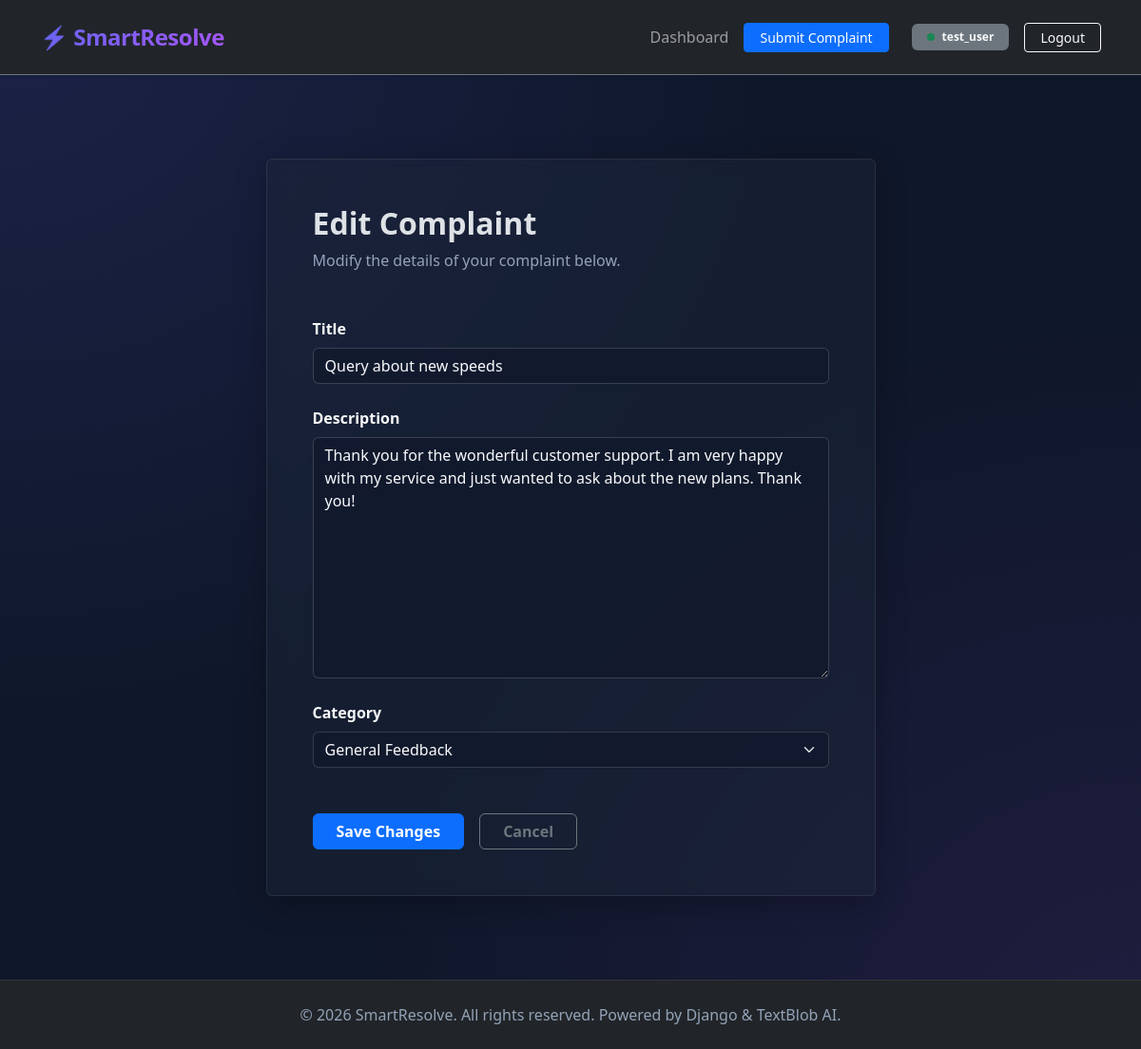
/complaint/14/edit/ (signed in), run on the app's committed database.
### complaint/models.py (models this page shows, shortened)
class Complaint(models.Model):
    CATEGORY_CHOICES = [
        ('technical', 'Technical Support'),
        ('billing', 'Billing & Payments'),
        ('account', 'Account Issues'),
        ('feedback', 'General Feedback'),
        ('other', 'Other'),
    ]
    PRIORITY_CHOICES = [
        ('Low', 'Low'),
        ('Medium', 'Medium'),
        ('High', 'High'),
    ]
    STATUS_CHOICES = [
        ('Pending', 'Pending'),
        ('In Progress', 'In Progress'),
        ('Resolved', 'Resolved'),
    ]
    user = models.ForeignKey(User, on_delete=models.CASCADE, related_name='complaints')
    title = models.CharField(max_length=200)
    description = models.TextField()
    category = models.CharField(max_length=20, choices=CATEGORY_CHOICES, default='other')
    priority = models.CharField(max_length=10, choices=PRIORITY_CHOICES, default='Medium')
    status = models.CharField(max_length=15, choices=STATUS_CHOICES, default='Pending')
    sentiment_score = models.FloatField(null=True, blank=True)
    created_at = models.DateTimeField(auto_now_add=True)
    class Meta:
        ordering = ['-created_at']

### complaint/views.py (the view)
# urls.py: path('complaint/<int:pk>/edit/', views.complaint_edit_view, name='complaint_edit'),
@login_required(login_url='login')
def complaint_edit_view(request, pk):
    complaint = get_object_or_404(Complaint, pk=pk)
    if complaint.user != request.user:
        return HttpResponseForbidden("You are not authorized to edit this complaint.")
    if request.method == 'POST':
        form = ComplaintForm(request.POST, instance=complaint)
        if form.is_valid():
            edited_complaint = form.save(commit=False)
            priority, score = get_priority_and_sentiment(edited_complaint.description)
            edited_complaint.priority = priority
            edited_complaint.sentiment_score = score
            edited_complaint.save()
            messages.success(request, "Complaint updated successfully!")
            return redirect('complaint_detail', pk=complaint.pk)
    else:
        form = ComplaintForm(instance=complaint)
    return render(request, 'complaint/complaint_form.html', {'form': form})

### complaint/forms.py
class ComplaintForm(forms.ModelForm):
    class Meta:
        model = Complaint
        fields = ['title', 'description', 'category']
        widgets = {
            'title': forms.TextInput(attrs={
                'class': 'form-control',
                'placeholder': 'Summarize the issue briefly...'
            }),
            'description': forms.Textarea(attrs={
                'class': 'form-control',
                'placeholder': 'Provide a detailed description of the complaint (our sentiment engine will analyze this to assign priority)...'
            }),
            'category': forms.Select(attrs={
                'class': 'form-select'
            }),
        }

### complaint/templates/complaint/complaint_form.html (shortened to what this page needs)
{% extends 'complaint/base.html' %}
{% block content %}
<div class="row justify-content-center align-items-center" style="min-height: 70vh;">
    <div class="col-sm-12 col-md-10 col-lg-7">
        <div class="card card-glass shadow-lg border-0 my-4">
            <div class="card-body p-5">
                <h2 class="fw-bold mb-2">
                    {% if form.instance.pk %}Edit Complaint{% else %}Submit New Complaint{% endif %}
                </h2>
                <p class="text-muted mb-5 fs-7">
                    {% if form.instance.pk %}
                        Modify the details of your complaint below.
                    {% else %}
                        Submit your issue. Our sentiment analysis engine will automatically categorize and prioritize it.
                    {% endif %}
                </p>
                <form method="post">
                    {% for field in form %}
                        <div class="mb-4">
                            <label for="{{ field.id_for_label }}" class="form-label fw-semibold text-light fs-7">{{ field.label }}</label>
                            {{ field }}
                        </div>
                    {% endfor %}
                    <div class="d-flex gap-3 mt-5">
                        <button type="submit" class="btn btn-primary px-4 fw-semibold">
                            {% if form.instance.pk %}Save Changes{% else %}Submit Complaint{% endif %}
                        </button>
                        <a href="{% url 'dashboard' %}" class="btn btn-outline-secondary px-4 fw-semibold">Cancel</a>
                    </div>
                </form>
            </div>
        </div>
    </div>
</div>
{% endblock %}

### complaint/templates/complaint/base.html (shortened to what this page needs)
{% load static %}
<!DOCTYPE html>
<html lang="en" data-bs-theme="dark">
<head>
    <link href="https://cdn.jsdelivr.net/npm/bootstrap@5.3.3/dist/css/bootstrap.min.css" rel="stylesheet">
    <link rel="stylesheet" href="{% static 'complaint/style.css' %}">
</head>
<body>
    <nav class="navbar navbar-expand-lg navbar-dark bg-dark shadow-sm border-bottom border-secondary py-3">
        <div class="container">
            <a class="navbar-brand navbar-brand-custom fs-4" href="{% url 'dashboard' %}">SmartResolve</a>
            <div class="collapse navbar-collapse" id="navbarNav">
                <ul class="navbar-nav ms-auto align-items-center gap-2 mt-3 mt-lg-0">
                    {% if user.is_authenticated %}
                        <li class="nav-item">
                            <a class="nav-link {% if request.resolver_match.url_name == 'dashboard' %}active text-white fw-bold{% endif %}" href="{% url 'dashboard' %}">Dashboard</a>
                        </li>
                        {% if not user.is_staff %}
                            <li class="nav-item">
                                <a class="btn btn-primary btn-sm px-3" href="{% url 'complaint_create' %}">Submit Complaint</a>
                            </li>
                        {% endif %}
                        <li class="nav-item ms-lg-3">
                            <span class="badge bg-secondary text-light px-3 py-2 fs-7 d-flex align-items-center gap-2">
                                <span class="bg-success rounded-circle" style="width: 8px; height: 8px; display: inline-block;"></span>
                                {{ user.username }}
                            </span>
                        </li>
                        <li class="nav-item ms-lg-2">
                            <form action="{% url 'logout' %}" method="post" class="m-0">
                                <button type="submit" class="btn btn-outline-light btn-sm px-3">Logout</button>
                            </form>
                        </li>
                    {% endif %}
                </ul>
            </div>
        </div>
    </nav>
    <main class="container py-5 my-3 flex-grow-1">
        {% block content %}{% endblock %}
    </main>
    <footer class="footer bg-dark py-4 text-center text-muted">
        <div class="container">
            <p class="mb-0 fs-8">&copy; 2026 SmartResolve. All rights reserved. Powered by Django & TextBlob AI.</p>
        </div>
    </footer>
</body>
</html>

### complaint/static/complaint/style.css (style rules this page uses)
:root { --bg-main: #0F172A; --bg-gradient: radial-gradient(at 0% 0%, rgba(99, 102, 241, 0.15) 0px, transparent 50%), radial-gradient(at 100% 100%, rgba(168, 85, 247, 0.1) 0px, transparent 50%); }
body { background-color: var(--bg-main); background-image: var(--bg-gradient); background-attachment: fixed; color: #F8FAFC; min-height: 100vh; display: flex; flex-direction: column; }
.card-glass { background: rgba(30, 41, 59, 0.45) !important; backdrop-filter: blur(8px) !important; -webkit-backdrop-filter: blur(8px) !important; border: 1px solid rgba(255, 255, 255, 0.08) !important; box-shadow: 0 8px 32px 0 rgba(0, 0, 0, 0.25) !important; transition: all 0.3s cubic-bezier(0.4, 0, 0.2, 1); }
.navbar-brand-custom { font-weight: 800; letter-spacing: -0.5px; background: linear-gradient(135deg, #6366F1 0%, #A855F7 100%); -webkit-background-clip: text; -webkit-text-fill-color: transparent; }
.navbar-brand-custom::before { content: "⚡ "; }
.form-control, .form-select { background-color: rgba(15, 23, 42, 0.6) !important; border: 1px solid rgba(255, 255, 255, 0.15) !important; color: #F8FAFC !important; }
.form-control::placeholder { color: #94A3B8 !important; opacity: 0.7; }
footer { border-top: 1px solid rgba(255, 255, 255, 0.08); }
.text-muted { color: #94A3B8 !important; }

### data on the page
Complaint: form "Query about new speeds" "Thank you for the wonderful customer support. I am very happy with my service and just wanted to ask about the new plans. Thank you!" "General Feedback"

### other printed values
{{ user.username }} "test_user"
{{ field.label }} "Title" "Description" "Category"
